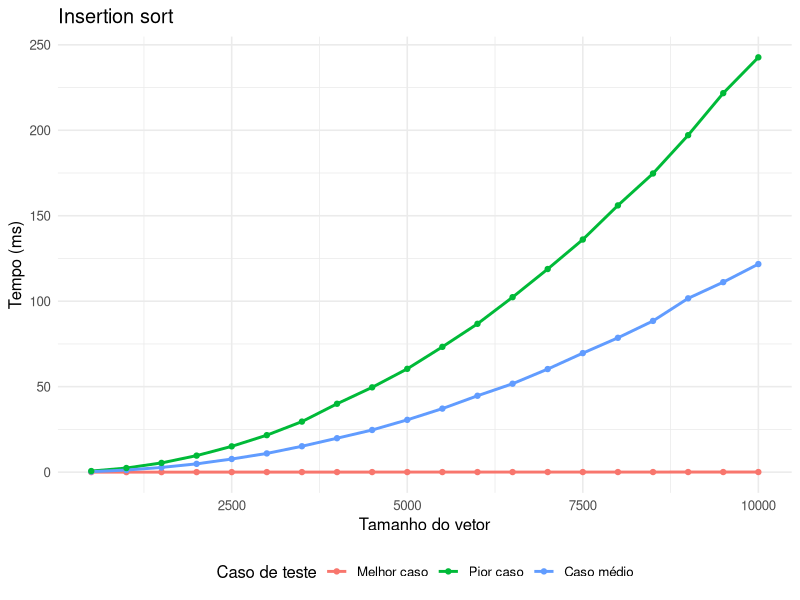
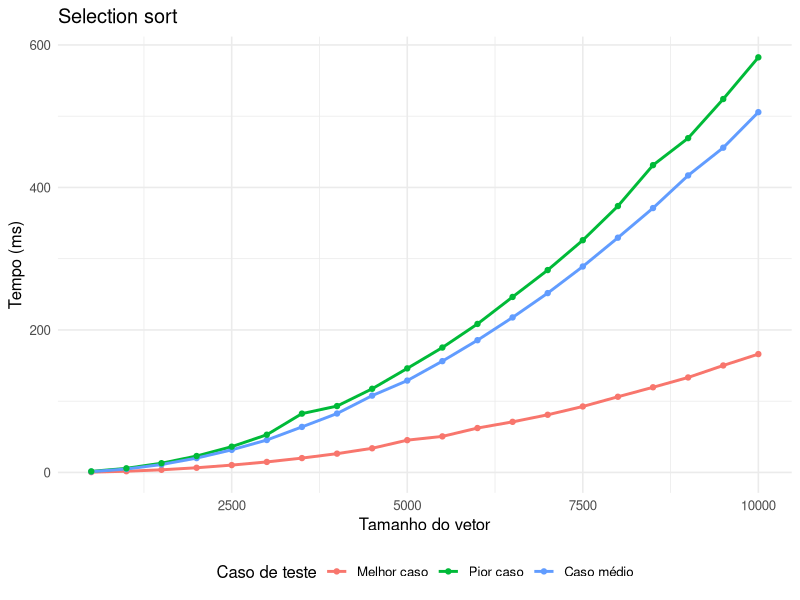
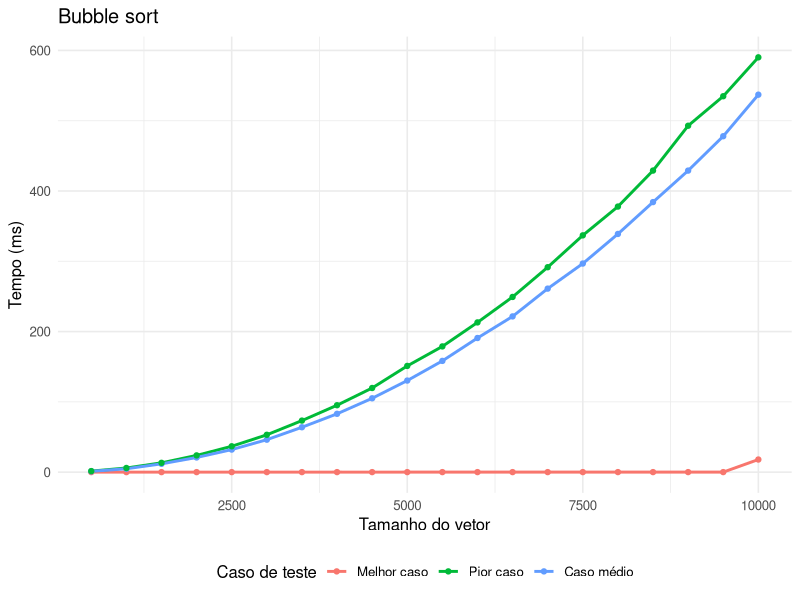
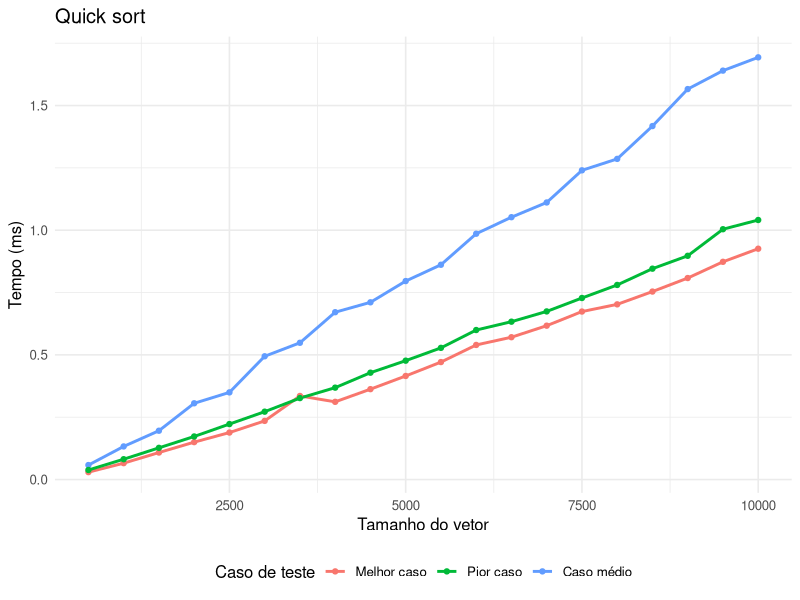
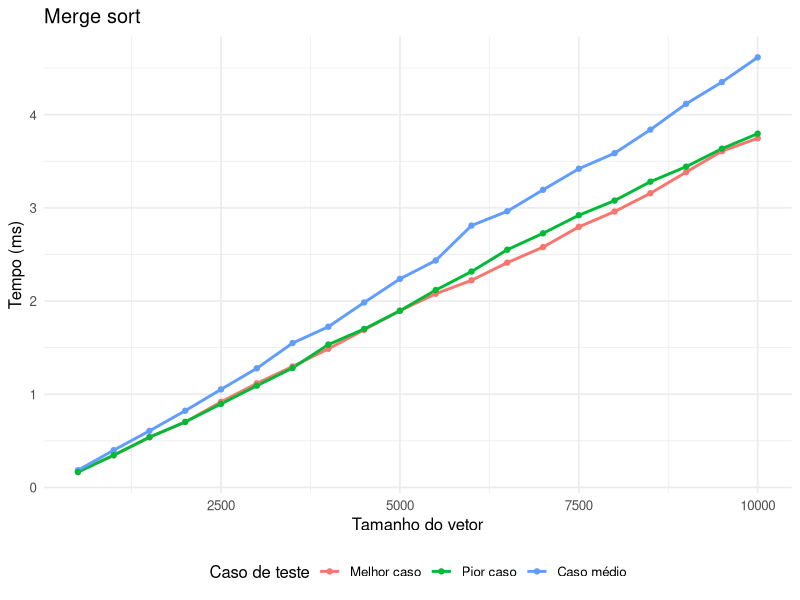
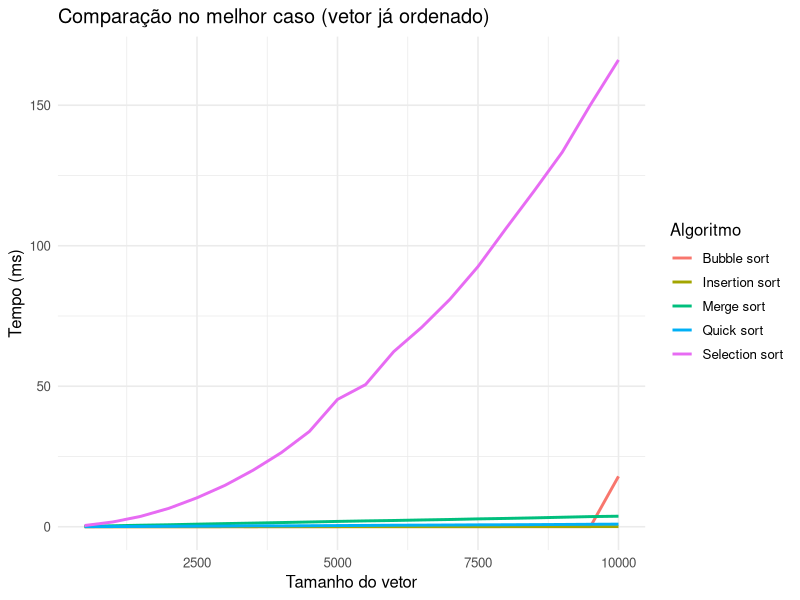
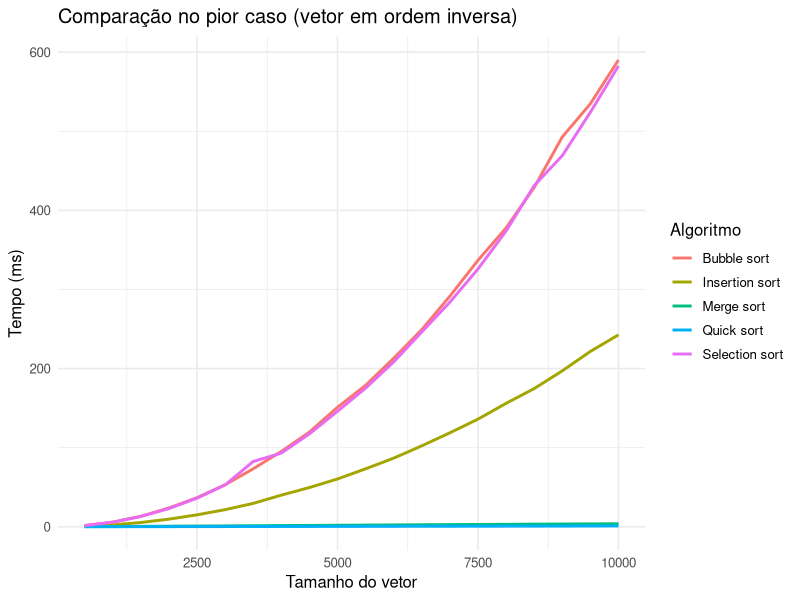
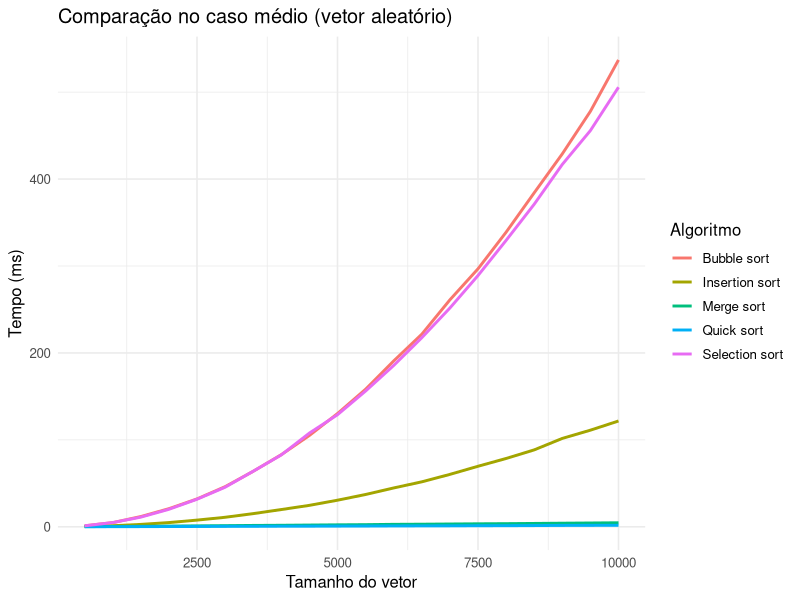

The R script that drew these images, in order:
## ---- chunk 1
knitr::opts_chunk$set(
  echo    = TRUE,
  warning = FALSE,
  message = FALSE,
  fig.align = "center",
  fig.pos   = "H"
)


library(ggplot2)
library(tidyr)
library(dplyr)
library(knitr)
library(stringr)
## ---- chunk 2
library(knitr)

tabela_complexidades <- data.frame(
  Algoritmo   = c("Insertion Sort", "Selection Sort", "Bubble Sort",
                  "Quick Sort", "Merge Sort"),
  Melhor      = c("O(n)", "O(n²)", "O(n)", "O(n log n)", "O(n log n)"),
  Médio       = c("O(n²)", "O(n²)", "O(n²)", "O(n log n)", "O(n log n)"),
  Pior        = c("O(n²)", "O(n²)", "O(n²)", "O(n²)", "O(n log n)"),
  Estável     = c("Sim", "Não", "Sim", "Não", "Sim"),
  check.names = FALSE
)

kable(
  tabela_complexidades,
  caption = "Complexidade dos algoritmos de ordenação avaliados",
  col.names = c("Algoritmo", "Melhor", "Médio", "Pior",
                "Estável?"),
  align = c("l", "c", "c", "c", "c")
)
## ---- chunk 3
tempos <- read.csv("tempos_sort_linux.csv", check.names = FALSE)

# Converte colunas Tamanho_X em linhas, renomeia os casos
# e converte o tempo de nanossegundos para milissegundos.
tempos_longo <- tempos |>
  pivot_longer(
    cols      = starts_with("Tamanho_"),
    names_to  = "Tamanho",
    values_to = "Tempo_ns"
  ) |>
  mutate(
    Tamanho = as.integer(str_remove(Tamanho, "Tamanho_")),
    Caso = factor(
      case_when(
        Caso_de_teste == "Melhor caso (vetor já ordenado)"    ~ "Melhor caso",
        Caso_de_teste == "Pior caso (vetor em ordem inversa)" ~ "Pior caso",
        Caso_de_teste == "Caso médio (vetor aleatório)"       ~ "Caso médio",
        TRUE ~ Caso_de_teste
      ),
      levels = c("Melhor caso", "Pior caso", "Caso médio")
    ),
    Tempo_ms = Tempo_ns * 0.000001
  )

# Função auxiliar para plotar um algoritmo específico
plotar_algoritmo <- function(nome, cor = "steelblue") {
  dados <- filter(tempos_longo, Algoritmo == nome)
  ggplot(dados, aes(x = Tamanho, y = Tempo_ms, color = Caso)) +
    geom_line(linewidth = 1) +
    geom_point(size = 1.5) +
    labs(
      title = nome,
      x     = "Tamanho do vetor",
      y     = "Tempo (ms)",
      color = "Caso de teste"
    ) +
    theme_minimal(base_size = 12) +
    theme(legend.position = "bottom")
}
## ---- chunk 4
plotar_algoritmo("Insertion sort", "tomato")
## ---- chunk 5
plotar_algoritmo("Selection sort", "steelblue")
## ---- chunk 6
plotar_algoritmo("Bubble sort", "darkorange")
## ---- chunk 7
plotar_algoritmo("Quick sort", "seagreen")
## ---- chunk 8
plotar_algoritmo("Merge sort", "purple")
## ---- chunk 9
tempos_longo |>
  filter(Caso == "Melhor caso") |>
  ggplot(aes(x = Tamanho, y = Tempo_ms, color = Algoritmo)) +
  geom_line(linewidth = 1) +
  labs(
    title    = "Comparação no melhor caso (vetor já ordenado)",
    x        = "Tamanho do vetor",
    y        = "Tempo (ms)",
    color    = "Algoritmo"
  ) +
  theme_minimal(base_size = 12) +
  theme(legend.position = "right")
## ---- chunk 10
tempos_longo |>
  filter(Caso == "Pior caso") |>
  ggplot(aes(x = Tamanho, y = Tempo_ms, color = Algoritmo)) +
  geom_line(linewidth = 1) +
  labs(
    title    = "Comparação no pior caso (vetor em ordem inversa)",
    x        = "Tamanho do vetor",
    y        = "Tempo (ms)",
    color    = "Algoritmo"
  ) +
  theme_minimal(base_size = 12) +
  theme(legend.position = "right")
## ---- chunk 11
tempos_longo |>
  filter(Caso == "Caso médio") |>
  ggplot(aes(x = Tamanho, y = Tempo_ms, color = Algoritmo)) +
  geom_line(linewidth = 1) +
  labs(
    title    = "Comparação no caso médio (vetor aleatório)",
    x        = "Tamanho do vetor",
    y        = "Tempo (ms)",
    color    = "Algoritmo"
  ) +
  theme_minimal(base_size = 12) +
  theme(legend.position = "right")
## ---- chunk 12
tempos_longo |>
  filter(Algoritmo %in% c("Quick sort", "Merge sort")) |>
  ggplot(aes(x = Tamanho, y = Tempo_ms, color = Algoritmo,
             linetype = Caso)) +
  geom_line(linewidth = 1) +
  labs(
    title    = "Algoritmos O(n log n): Quick Sort e Merge Sort",
    subtitle = "Melhor, pior e caso médio",
    x        = "Tamanho do vetor",
    y        = "Tempo (ms)",
    color    = "Algoritmo",
    linetype = "Caso de teste"
  ) +
  theme_minimal(base_size = 12) +
  theme(legend.position = "right")
## ---- chunk 13
# Deriva tempos_tabela a partir do tempos_longo já existente,
# apenas reorganizando as colunas para o formato de tabela.
tempos_tabela <- tempos_longo |>
  select(Tamanho, Caso, Algoritmo, Tempo_ms) |>
  mutate(
    Algoritmo = factor(
      Algoritmo,
      levels = c("Insertion sort", "Selection sort", "Bubble sort",
                 "Quick sort", "Merge sort"),
      labels = c("Insert.", "Select.", "Bubble", "Quick", "Merge")
    )
  ) |>
  pivot_wider(names_from = Algoritmo, values_from = Tempo_ms) |>
  arrange(Caso, Tamanho)

kable(
  tempos_tabela,
  caption   = "Tempos médios de execução (em milissegundos) por algoritmo, caso e tamanho",
  col.names = c("Tam.", "Caso", "Insert", "Select", "Bubble", "Quick", "Merge"),
  align     = c("r", "l", rep("r", 5)),
  booktabs  = TRUE,
  linesep   = "",
  longtable = TRUE
) 
